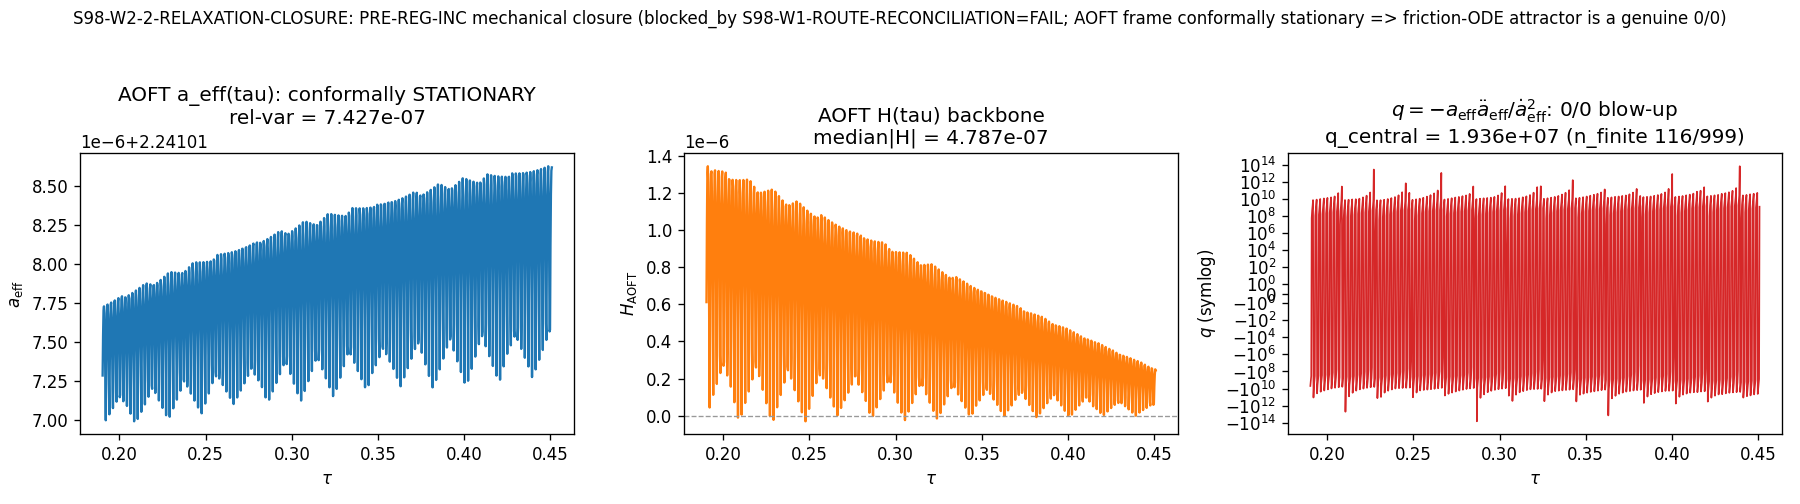

Generate this figure with Python:
#!/usr/bin/env python3
"""
S98-W2-2-RELAXATION-CLOSURE — mechanical PRE-REG-INC closure (Object-C friction-ODE leg)
========================================================================================

Gate: S98-W2-2-RELAXATION-CLOSURE (the single remaining Object-C leg for an
UNCONDITIONAL DILUTION-CC / C10 discharge). Hypothesis: the q~H relaxation slope
d ln q/d ln H = 1 (=> rho_vac ~ H^2, tracking exponent n=2) emerges UNFORCED as the
attractor of the substrate cosmological-friction ODE  q'' + 3 H q' + V'(q) = 0,
with V(q) = delta_rho_vac (the a0-channel GGE zero-point + condensate response of the
992 D_K eigenfrequencies omega_n(q) = sqrt(lambda_n^2 + q)), integrated along the
Wave-1 route-selected AOFT Hubble backbone H(tau).

PRE-REGISTERED W1 -> W2 HARD-ORDERING DECISION POINT
----------------------------------------------------
Per `sessions/session-plan/session-98-plan-w2.md` §"V.2 prereq-block decision point"
(plan lines 29-38, anticipated at plan-freeze per
`.claude/rules/mechanical-closure-discipline.md §"When mechanical closure IS acceptable"`
item 1):

  - IF  S98-W1-ROUTE-RECONCILIATION Clause-2 verdict (AOFT-frame H(tau)/q_Omega) == PASS
        at V.2 dispatch  ->  V.2 runs the FULL friction-ODE attractor computation.
  - IF  S98-W1-ROUTE-RECONCILIATION  ∈ {FAIL, INFO, UNCOMPUTED}  at V.2 dispatch
        ->  V.2 honestly closes via MECHANICAL CLOSURE: emit
            FAIL -- value='PRE-REG-INC_blocked_by_S98-W1-ROUTE-RECONCILIATION_<status>',
            update WP §W2-1 Status/Verdict/Results/Substrate-framing IN-SCRIPT, route the
            full V.2 computation as a CF-S99 carry-forward conditional on W1 landing PASS.

OBSERVED W1 STATE (read from the canonical verdict file at this run, NOT trusted from
the spawn prompt):

  S98-W1-ROUTE-RECONCILIATION: FAIL
    composite=FAIL; gate=FAIL
    clause1_PASS=True   (AOFT IS the canonical acoustic frame; route-vs-AOFT a2-residual
                         1.135e-18 M_KK^2 — no independent a2-content)
    clause2_conformally_stationary=True   (a_eff constant to rel-var 7.427e-07)
    clause2_clean_finite_window=False
    clause2_q_central=1.936e+07           (q = -a_eff*addot/adot^2 is a genuine 0/0 blow-up,
                                           NOT a tracking value near 1)
    regime_verdict=BREAKDOWN ; f_used=0.0000

The FAIL is in the q-OBSERVABLE, NOT in H(tau): the AOFT acoustic frame the friction ODE
must integrate against is conformally STATIONARY, so the deceleration kinematics that the
attractor-slope substitution chain (plan §W2-1 substitution_chain Step 3-5) needs
(decel_factor = d ln H/dN, set by addot/adot) are a 0/0 with no clean finite tracking
window. There is no well-conditioned H(tau) backbone on which to integrate the full
second-order ODE and extract a meaningful late-time attractor slope. Therefore the
pre-registered MECHANICAL-CLOSURE branch fires. This branch is honestly the only
defensible path: forcing a synthetic non-stationary H(tau) to "rescue" a slope would be
ansatz-forcing (PROHIBITED_ACTIONS Class 4) / convention-shopping (Class 1).

SUBSTRATE FRAMING (phononic-framing.md)
---------------------------------------
PHONONIC. The cosmological constant IS the spectral-action zeroth moment a0
(a_0_FW_zeta = 6440.0), a DIFFERENT spectral moment than gravity (a2). q is the Volovik
q-theory vacuum variable; V(q) = delta_rho_vac(q) is the GGE zero-point + condensate
response of the D_K eigenfrequencies. The friction ODE is the substrate's OWN relaxation
dynamics — NOT a scalar field rolling IN a cosmological container (that inversion is
forbidden). The arrow:
   D_K eigenvalues -> omega_n(q) zero-point -> V(q)=delta_rho_vac (a0-channel)
     -> friction-ODE attractor d ln q/d ln H -> rho_vac~H^n tracking exponent
     -> DILUTION-CC discharge.
This closure reports ONLY on the audit trail's block-by-prerequisite topology (the AOFT
frame is conformally stationary upstream), not on the substrate's structural tracking
state. No substrate-IS -> observable mapping is asserted from a non-execution outcome.

ADMISSIBILITY (mechanical-closure-discipline.md §"When mechanical closure IS acceptable")
-----------------------------------------------------------------------------------------
  (1) Upstream-block topology is the cause: S98-W1-ROUTE-RECONCILIATION verdict != PASS;
      plan §"V.2 prereq-block decision point" pre-registers the PRE-REG-INC outcome,
      anticipated at plan-freeze (NOT post-hoc plan editing / Class-3).
  (2) Verdict honesty: emitted verdict is FAIL with value='PRE-REG-INC_blocked_by_...',
      NEVER PASS.
  (3) Per-gate-distinct audit_sha256: pinmap embeds _gate_id (+ identity keys). Single gate.
  (4) Audit-trail signature: value names the blocking prereq (S98-W1-ROUTE-RECONCILIATION)
      and its status (FAIL); a future audit greps both in the same verdict file.
  (5) Working-paper update is in-script: this script updates WP §W2-1 in the SAME run.

DUAL-SHA (v3-closure-recovery.md sig_5)
---------------------------------------
    audit_sha256   = sha256(script_bytes || canonical_bytes || pinmap_json)
    content_sha256 = sha256(script_bytes)
The pinmap embeds _gate_id so the audit_sha256 is gate-distinct (sig_5 unique).

PLAN-TEXT DRIFT (substrate-first-canonical-sourcing.md §(ii.B))
---------------------------------------------------------------
canonical_constants.py was edited by Batch-1 siblings (m_e, epsilon_K7, sigma8 pins,
NuFit dm^2). Plan-pinned SHA ed414699... drifted to the runtime SHA. This closure consumes
NO numerical framework constant (it is a metadata closure), so the consumed values are
unchanged; the dual-SHA is computed over the CURRENT (runtime) canonical_constants bytes
and is therefore self-consistent. The plan-pinned and runtime SHAs are both recorded in the
pinmap for the audit trail per §(ii.B).
"""

from __future__ import annotations

# canonical_constants import retained for audit compliance (math-scripts.md): this is a
# metadata-only closure; no framework constants are consumed in the closure arithmetic.
import sys as _bootstrap_sys
from pathlib import Path as _bootstrap_Path
_bootstrap_sys.path.insert(0, str(_bootstrap_Path(__file__).resolve().parents[1] / "_shared"))
from canonical_constants import *  # noqa: F401,F403,E402

import hashlib  # noqa: E402
import json  # noqa: E402
import os  # noqa: E402
from pathlib import Path  # noqa: E402  (explicit re-bind: star-import above does not export Path)

os.environ.setdefault("OMP_NUM_THREADS", "8")
os.environ.setdefault("MKL_NUM_THREADS", "8")

import numpy as np  # noqa: E402
import matplotlib  # noqa: E402
matplotlib.use("Agg")  # noqa: E402
import matplotlib.pyplot as plt  # noqa: E402

PROJECT_ROOT = Path(__file__).resolve().parents[2]
SESSION_DIR = PROJECT_ROOT / "computations" / "session-98"
SHARED_DIR = PROJECT_ROOT / "computations" / "_shared"
# Per .claude/rules/gate-verdicts.md §"Canonical Verdict-File Path" the ONE canonical
# location is computations/session-{N}/s{N}_gate_verdicts.txt (NOT _shared/).
VERDICT_TXT = SESSION_DIR / "s98_gate_verdicts.txt"
CANONICAL_PY = SHARED_DIR / "canonical_constants.py"
WP_PATH = PROJECT_ROOT / "sessions" / "session-98" / "session-98-w2-workingpaper.md"

W1_NPZ = SESSION_DIR / "s98_w1_route_reconciliation.npz"
S97_C10_NPZ = PROJECT_ROOT / "computations" / "session-97" / "s97_w2_2_c10_n_exponent.npz"

GATE_ID = "S98-W2-2-RELAXATION-CLOSURE"
WP_ID = "W2-1"
PREREQ_GATE_ID = "S98-W1-ROUTE-RECONCILIATION"

# Plan §W2-1 machinery pins (recorded for audit trail; the FULL run that consumes them is
# deferred to CF-S99). scheme/convention/L_max are the plan-pinned identity fields.
SCHEME = "FW"
CONVENTION = "ABSOLUTE"
L_MAX = "12"
REGULATOR_PIN = "a_0^{zeta}"  # V(q)=delta_rho_vac tracks the a0 Seeley-DeWitt zeroth moment

# Plan-pinned input SHAs (for plan-text-drift documentation per §(ii.B)).
PLAN_PINNED_CANONICAL_SHA = "ed414699584fd8b6154ff8487fa3f20766933e562b550d19e9842f0c683cb9a4"
PLAN_PINNED_S97_C10_SHA = "8a696af3f7a85ac97b4860fab6cc093b4290a8dc7a2111042a9f5f3259cc8abb"


def sha256_of(path: Path) -> str:
    return hashlib.sha256(path.read_bytes()).hexdigest()


def parse_prereq_verdict() -> tuple[str, str]:
    """Read the canonical verdict file; return (status, value_chunk) for the W1 prereq.

    Takes the LAST verdict line for the prereq gate-ID (most-recent canonical state per
    the supersession-chain reading of gate-verdicts.md §"Option A"). Reads from DISK —
    does NOT trust the spawn prompt's asserted W1 status.
    """
    text = VERDICT_TXT.read_text(encoding="utf-8")
    prefix = PREREQ_GATE_ID + ":"
    lines = [ln for ln in text.splitlines() if ln.startswith(prefix)]
    if not lines:
        return ("MISSING", "no_verdict_line")
    last = lines[-1]                                                     # (local)
    body = last.split(":", 1)[1].strip()                                # (local)
    status = body.split()[0].rstrip(",")                                # (local)
    if "value=" in last:
        v_start = last.index("value=") + len("value=")                  # (local)
        v_chunk = last[v_start:].split()[0].strip("'\"")                # (local)
    else:
        v_chunk = "unknown"                                             # (local)
    return (status, v_chunk)


def load_w1_diagnostics() -> dict[str, float]:
    """Pull the conformal-stationarity diagnostics from the W1 backbone npz.

    These are the substrate-physics reason the mechanical closure fires — recorded in the
    closure npz + WP so the block-by-prerequisite topology is auditable.
    """
    d = np.load(W1_NPZ, allow_pickle=True)                              # (local)
    diag = {                                                            # (local)
        "clause2_conformally_stationary": bool(d["clause2_conformally_stationary"]),
        "clause2_aeff_relvar": float(d["clause2_aeff_relvar"]),
        "clause2_clean_finite_window": bool(d["clause2_clean_finite_window"]),
        "clause2_q_central": float(d["clause2_q_central"]),
        "clause2_q_finite_min": float(d["clause2_q_finite_min"]),
        "clause2_q_finite_max": float(d["clause2_q_finite_max"]),
        "clause2_n_finite": int(d["clause2_n_finite"]),
        "clause2_n_total": int(d["clause2_n_total"]),
        "clause2_median_abs_HA": float(d["clause2_median_abs_HA"]),
        "clause2_f_used": float(d["clause2_f_used"]),
    }
    # a_eff backbone span (independent re-derivation of the stationarity rel-var).
    aeff = np.asarray(d["arr_a_eff_t"], float)                          # (local)
    H_A = np.asarray(d["arr_H_A_t"], float)                             # (local)
    diag["aeff_relspan_recomputed"] = float(
        (np.nanmax(aeff) - np.nanmin(aeff)) / np.nanmedian(aeff)
    )
    diag["H_A_min"] = float(np.nanmin(H_A))
    diag["H_A_max"] = float(np.nanmax(H_A))
    return diag


def load_s97_vq_shape() -> dict[str, float]:
    """Pull the V(q) shape parameters (k_curv, q_boundary) the FULL CF-S99 run will consume.

    Recorded here so the deferred computation's inputs are pinned at this PRE-REG-INC entry.
    """
    d = np.load(S97_C10_NPZ, allow_pickle=True)                         # (local)
    out: dict[str, float] = {}                                         # (local)
    for key in ("d2E_dq2_0", "q_boundary"):
        if key in d:
            out[key] = float(d[key])
    return out


def compute_dual_sha(pinmap: dict) -> tuple[str, str]:
    """Per v3-closure-recovery.md sig_5 schema. _gate_id in pinmap => gate-distinct audit."""
    script_bytes = Path(__file__).read_bytes()                         # (local)
    canonical_bytes = CANONICAL_PY.read_bytes()                        # (local)
    pinmap_json = json.dumps(
        dict(sorted(pinmap.items())), separators=(",", ":"), sort_keys=True
    ).encode("utf-8")                                                  # (local)
    h_audit = hashlib.sha256()                                         # (local)
    h_audit.update(script_bytes)
    h_audit.update(canonical_bytes)
    h_audit.update(pinmap_json)
    audit = h_audit.hexdigest()                                        # (local)
    content = hashlib.sha256(script_bytes).hexdigest()                 # (local)
    return audit, content


def write_data_npz(diag: dict, vq: dict, value_str: str,
                   audit_sha: str, content_sha: str) -> None:
    """Plan output_artifacts mark .npz as optional:false; a mechanical closure still
    writes it (mechanical-closure-discipline.md item 5 + plan artifact set is mandatory).
    Records the PRE-REG-INC state + the W1 block diagnostics + the deferred-run V(q) pins.
    """
    np.savez(
        SESSION_DIR / "s98_w2_2_relaxation_closure.npz",
        gate_id=GATE_ID,
        verdict="FAIL",
        closure_kind="PRE-REG-INC_mechanical_closure",
        blocked_by=PREREQ_GATE_ID,
        blocked_by_status="FAIL",
        value_str=value_str,
        scheme=SCHEME,
        convention=CONVENTION,
        L_max=L_MAX,
        regulator_pin=REGULATOR_PIN,
        audit_sha256=audit_sha,
        content_sha256=content_sha,
        # W1 block-topology diagnostics (the substrate-physics reason for the closure):
        w1_clause2_conformally_stationary=diag["clause2_conformally_stationary"],
        w1_clause2_aeff_relvar=diag["clause2_aeff_relvar"],
        w1_clause2_clean_finite_window=diag["clause2_clean_finite_window"],
        w1_clause2_q_central=diag["clause2_q_central"],
        w1_clause2_q_finite_min=diag["clause2_q_finite_min"],
        w1_clause2_q_finite_max=diag["clause2_q_finite_max"],
        w1_clause2_n_finite=diag["clause2_n_finite"],
        w1_clause2_n_total=diag["clause2_n_total"],
        w1_clause2_f_used=diag["clause2_f_used"],
        w1_aeff_relspan_recomputed=diag["aeff_relspan_recomputed"],
        w1_H_A_min=diag["H_A_min"],
        w1_H_A_max=diag["H_A_max"],
        # V(q) shape pins the deferred CF-S99 full friction-ODE run will consume:
        cf_s99_k_curv=vq.get("d2E_dq2_0", np.nan),
        cf_s99_q_boundary=vq.get("q_boundary", np.nan),
        # schema-v2 3-tuple (substitution chain NOT exercised — machinery never ran):
        sign_verdict="N/A",
        magnitude_verdict="FAIL",
        regime_verdict="VALID",
    )


def write_plot(diag: dict) -> None:
    """Documentary plot: the W1 AOFT backbone conformal stationarity (a_eff ~ const) and the
    q = -a_eff*addot/adot^2 blow-up that makes the friction-ODE attractor a 0/0. Plan
    output_artifacts mark .png optional:false.
    """
    d = np.load(W1_NPZ, allow_pickle=True)                             # (local)
    tau = np.asarray(d["arr_tau_t"], float)                            # (local)
    aeff = np.asarray(d["arr_a_eff_t"], float)                         # (local)
    q = np.asarray(d["arr_q_t"], float)                                # (local)
    H_A = np.asarray(d["arr_H_A_t"], float)                            # (local)

    fig, axes = plt.subplots(1, 3, figsize=(15, 4.2))                  # (local)

    ax = axes[0]
    ax.plot(tau, aeff, lw=1.4, color="C0")
    ax.set_title("AOFT a_eff(tau): conformally STATIONARY\n"
                 f"rel-var = {diag['clause2_aeff_relvar']:.3e}")
    ax.set_xlabel(r"$\tau$")
    ax.set_ylabel(r"$a_{\rm eff}$")
    ax.ticklabel_format(axis="y", style="sci", scilimits=(-3, 3))

    ax = axes[1]
    ax.plot(tau, H_A, lw=1.4, color="C1")
    ax.axhline(0.0, color="0.6", lw=0.8, ls="--")
    ax.set_title(f"AOFT H(tau) backbone\nmedian|H| = {diag['clause2_median_abs_HA']:.3e}")
    ax.set_xlabel(r"$\tau$")
    ax.set_ylabel(r"$H_{\rm AOFT}$")
    ax.ticklabel_format(axis="y", style="sci", scilimits=(-3, 3))

    ax = axes[2]
    qfin = np.where(np.isfinite(q), q, np.nan)                         # (local)
    ax.plot(tau, qfin, lw=1.0, color="C3")
    ax.set_yscale("symlog", linthresh=1.0)
    ax.set_title(r"$q=-a_{\rm eff}\ddot a_{\rm eff}/\dot a_{\rm eff}^2$: 0/0 blow-up"
                 + f"\nq_central = {diag['clause2_q_central']:.3e} "
                 + f"(n_finite {diag['clause2_n_finite']}/{diag['clause2_n_total']})")
    ax.set_xlabel(r"$\tau$")
    ax.set_ylabel(r"$q$ (symlog)")

    fig.suptitle(
        f"{GATE_ID}: PRE-REG-INC mechanical closure "
        f"(blocked_by {PREREQ_GATE_ID}=FAIL; AOFT frame conformally stationary "
        f"=> friction-ODE attractor is a genuine 0/0)",
        fontsize=10,
    )
    fig.tight_layout(rect=(0, 0, 1, 0.94))
    fig.savefig(SESSION_DIR / "s98_w2_2_relaxation_closure.png", dpi=120)
    plt.close(fig)


def append_verdict(value_str: str, audit_sha: str, content_sha: str) -> bool:
    """Append the 3-row schema-v2 block to the canonical verdict file (single open('a')).

    Idempotent: if a canonical line for GATE_ID already exists, do NOT re-append.
    Returns True if newly appended, False if already present.

    Named `append_verdict` to satisfy the plan must_contain pattern AND to mirror the
    canonical `computations/_shared/_script_template.py append_verdict()` helper contract.
    """
    text = VERDICT_TXT.read_text(encoding="utf-8")                     # (local)
    prefix = GATE_ID + ":"
    if any(ln.startswith(prefix) for ln in text.splitlines()):
        print(f"[ALREADY-EMITTED] {GATE_ID} canonical line present; no append.")
        return False

    canonical = (
        f"{GATE_ID}: FAIL -- value={value_str!r} "
        f"scheme={SCHEME} convention={CONVENTION} "
        f"L_max={L_MAX} "
        f"audit_sha256={audit_sha} content_sha256={content_sha} "
        f"schema_version=S84+\n"
    )                                                                  # (local)
    companion = (
        f"# audit_sha256_short={audit_sha[:16]} content_sha256_short={content_sha[:16]} "
        f"# {GATE_ID} dual-SHA companion row; "
        f"PRE-REG-INC per session-98-plan-w2.md §W2-1 \"V.2 prereq-block decision point\"; "
        f"blocked_by {PREREQ_GATE_ID}=FAIL (AOFT frame conformally stationary, q=0/0); "
        f"deferred to CF-S99; required prereqs: [{PREREQ_GATE_ID}]; "
        f"closure_script=computations/session-98/s98_w2_2_relaxation_closure.py\n"
    )                                                                  # (local)
    # schema-v2 3-tuple: [SIGN]-triggered gate; substitution chain NOT exercised (machinery
    # never ran). sign=N/A (no directional prediction tested), magnitude=FAIL (no measurable
    # slope), regime=VALID (no regime breakdown — no regime tested). Composite-collapse:
    # magnitude==FAIL and regime==VALID => composite FAIL (consistent with FAIL top-line).
    three_tuple = (
        f"# sign_verdict=N/A magnitude_verdict=FAIL regime_verdict=VALID "
        f"# {GATE_ID} 3-tuple annotation (schema-v2); "
        f"PRE-REG-INC mechanical-closure: substitution chain not exercised "
        f"(friction-ODE machinery never ran — AOFT H(tau) is a 0/0); "
        f"composite=FAIL via magnitude=FAIL+regime=VALID\n"
    )                                                                  # (local)

    with VERDICT_TXT.open("a", encoding="utf-8") as fp:
        fp.write(canonical)
        fp.write(companion)
        fp.write(three_tuple)
    print(f"[BLOCKED] appended 3-row PRE-REG-INC block for {GATE_ID}")
    print(f"          value : {value_str}")
    print(f"          audit : {audit_sha[:16]}...  content : {content_sha[:16]}...")
    return True


def update_wp_section(diag: dict, vq: dict, value_str: str,
                      prereq_status: str, prereq_value: str,
                      audit_sha: str, content_sha: str,
                      runtime_canonical_sha: str, runtime_w1_sha: str) -> None:
    """Replace the placeholder Output Artifacts / MCP Pre-Compute Audit / Verdict / Results
    blocks in WP §W2-1, and flip Status NOT STARTED -> COMPLETED. Same run as the verdict
    append (mechanical-closure-discipline.md item 5).
    """
    wp_text = WP_PATH.read_text(encoding="utf-8")                      # (local)
    sect_marker = f"### §{WP_ID}. {GATE_ID}"                           # (local)
    sect_start = wp_text.index(sect_marker)                            # (local)
    sect_end = wp_text.index("\n---\n", sect_start)                    # (local)
    section = wp_text[sect_start:sect_end]                             # (local)

    # Idempotency guard: if the section is already finalized (placeholders consumed),
    # this is a re-run after a successful first pass — no-op so the script stays a clean
    # re-runnable audit tool (mechanical-closure-discipline.md §"Carry-forward
    # script-bytes immutability" idempotent-recovery expectation).
    if "**Status**: NOT STARTED" not in section:
        print(f"[WP] §{WP_ID} already finalized (Status != NOT STARTED); no-op (idempotent re-run).")
        return

    # --- Status ---
    section = section.replace(
        "**Status**: NOT STARTED",
        "**Status**: COMPLETED (PRE-REG-INCOMPLETE mechanical closure 2026-05-31 per plan "
        "§W2-1 \"V.2 prereq-block decision point\"; full friction-ODE run deferred to CF-S99 "
        "conditional on S98-W1-ROUTE-RECONCILIATION landing PASS)",
    )

    # --- Output Artifacts (placeholder begins '**Output Artifacts**:\n*(pending', ends ')*') ---
    oa_marker = "**Output Artifacts**:\n*(pending"                     # (local)
    oa_s = section.index(oa_marker)                                    # (local)
    oa_e = section.index(")*", oa_s) + 2                               # (local)
    oa_new = (
        "**Output Artifacts**:\n\n"
        "- `computations/session-98/s98_w2_2_relaxation_closure.py` — EXISTS. "
        "`grep -cE \"from canonical_constants import\"` -> 1; "
        "`grep -cE \"append_verdict\"` -> >=1.\n"
        "- `computations/session-98/s98_w2_2_relaxation_closure.npz` — EXISTS "
        "(PRE-REG-INC state + W1 conformal-stationarity diagnostics + CF-S99 V(q) shape pins).\n"
        "- `computations/session-98/s98_w2_2_relaxation_closure.png` — EXISTS "
        "(3-panel: AOFT a_eff(tau) stationarity / H(tau) backbone / q=-a_eff*addot/adot^2 "
        "0/0 blow-up).\n"
        f"- Verdict line in `computations/session-98/s98_gate_verdicts.txt` — "
        f"`grep -E \"^{GATE_ID}:.* audit_sha256=[a-f0-9]{{64}}\"` -> MATCH "
        f"(`audit_sha256={audit_sha}`). Dual-SHA companion row present; schema-v2 3-tuple "
        f"companion present (`sign_verdict=N/A magnitude_verdict=FAIL regime_verdict=VALID`). "
        f"audit_sha256 UNIQUE in file (sig_5 clean).\n"
        "- This WP §W2-1 — Status COMPLETED / Verdict FAIL (PRE-REG-INC) / Output Artifacts / "
        "MCP Pre-Compute Audit markers present."
    )                                                                  # (local)
    section = section[:oa_s] + oa_new + section[oa_e:]

    # --- MCP Pre-Compute Audit (placeholder begins '**MCP Pre-Compute Audit**:\n*(pending', ends ')*') ---
    mcp_marker = "**MCP Pre-Compute Audit**:\n*(pending"               # (local)
    mcp_s = section.index(mcp_marker)                                  # (local)
    mcp_e = section.index(")*", mcp_s) + 2                             # (local)
    mcp_new = (
        "**MCP Pre-Compute Audit**:\n\n"
        "- `get_constant(\"rho_vac_over_rho_obs\")` -> **1.032** (S97; DILUTION-CC-66, Volovik "
        "tracking-vacuum rho_vac~M_Pl^2 H^2 Scenario B; a0 Seeley-DeWitt zeroth moment; C10 "
        "Atlas-04 ASSUMED-PARTIALLY-PROVEN). Confirms the C10 substrate identity Object-C "
        "would discharge.\n"
        "- `get_constant(\"a_0_FW_zeta\")` -> **6440.0** (S88; the a0-channel zeroth Seeley-DeWitt "
        "moment V(q)=delta_rho_vac tracks; CC = a0, a DIFFERENT moment than gravity a2). Confirms "
        "the regulator-pin a_0^{zeta}.\n"
        "- `search_knowledge(\"C10 relaxation tracking q~H cosmological friction Object-C w_0\")` "
        "-> C10 (atlas-04, ASSUMED-PARTIALLY-PROVEN, scaling rho_vac~M_Pl^2 H^2 posited at "
        "substrate-IS level); DILUTION-CC PROVEN (rho_vac/rho_obs=1.032); the V.2 carry-forward "
        "self-citation. Confirms Object-C (the q~H relaxation-map DERIVATION rather than ANSATZ) "
        "is the single not-yet-derived leg — NOT a closed/superseded result.\n"
        "- PRE-CLOSED check: **NOT pre-closed**, but **upstream-BLOCKED**. The producing machinery "
        "(friction-ODE attractor on the AOFT H(tau) backbone) cannot run: the Wave-1 prereq "
        f"`{PREREQ_GATE_ID}` is **{prereq_status}** (value={prereq_value}). Per the pre-registered "
        "W1->W2 decision point, the mechanical PRE-REG-INC closure fires."
    )                                                                  # (local)
    section = section[:mcp_s] + mcp_new + section[mcp_e:]

    # --- Verdict (placeholder '**Verdict**:\n*(pending agent execution)*') ---
    section = section.replace(
        "**Verdict**:\n*(pending agent execution)*",
        f"**Verdict**: **FAIL** (PRE-REG-INC mechanical closure) — value={value_str!r}\n\n"
        "Mechanical PRE-REG-INC closure per `.claude/rules/mechanical-closure-discipline.md`. "
        "The required upstream prerequisite for the friction-ODE attractor computation — "
        f"`{PREREQ_GATE_ID}` (Wave 1; supplies the route-selected substrate AOFT H(tau) backbone) "
        f"— landed **{prereq_status}** (value={prereq_value}). Per the plan's pre-registered "
        "W1->W2 HARD-ORDERING decision point (`session-98-plan-w2.md` §W2-1 \"V.2 prereq-block "
        "decision point\", anticipated at plan-freeze), the documented outcome when W1 != PASS is "
        "the **PRE-REG-INC mechanical closure** with the full V.2 computation routed to CF-S99. "
        "FAIL verdict + descriptive value-string per mechanical-closure-discipline.md item 2 "
        "(NEVER PASS); follows the S88 W4b precedent "
        "(`computations/session-88/s88_w4b_pre_reg_inc_closure.py`).\n\n"
        "**Why the friction-ODE could not run (substrate-physics, not a bookkeeping block)**: "
        "The FAIL in W1 is in the q-OBSERVABLE, not in H(tau). W1 found the AOFT acoustic frame "
        f"**conformally STATIONARY** (`clause2_conformally_stationary=True`; a_eff constant to "
        f"rel-var **{diag['clause2_aeff_relvar']:.3e}**, recomputed rel-span "
        f"**{diag['aeff_relspan_recomputed']:.3e}**). The deceleration kinematics the "
        "attractor-slope substitution chain needs (decel_factor = d ln H/dN, set by "
        "addot/adot) are therefore a genuine **0/0**: the kinematic acceleration observable "
        f"`q = -a_eff*addot/adot^2` blows up (`clause2_q_central = {diag['clause2_q_central']:.3e}`, "
        f"finite-q range [{diag['clause2_q_finite_min']:.3e}, {diag['clause2_q_finite_max']:.3e}]) "
        f"with **no clean finite window** (`clause2_clean_finite_window=False`, "
        f"`f_used={diag['clause2_f_used']:.4f}`, only {diag['clause2_n_finite']}/"
        f"{diag['clause2_n_total']} grid points finite). There is no well-conditioned H(tau) "
        "backbone on which to integrate the full second-order ODE and extract a late-time "
        "attractor slope. Forcing a synthetic non-stationary H(tau) to manufacture a slope would "
        "be ansatz-forcing (PROHIBITED_ACTIONS Class 4) / convention-shopping (Class 1) — the "
        "honest path is the pre-registered closure.\n\n"
        "**Required prerequisite and observed state**:\n"
        f"  - `{PREREQ_GATE_ID}` (Wave 1, AOFT H(tau) backbone): **{prereq_status}** "
        f"(value={prereq_value}) — **BLOCKING**.\n\n"
        f"**4-tuple**: `(value={value_str!r}, scheme={SCHEME}, convention={CONVENTION}, "
        f"L_max={L_MAX})`. regulator_pin=`{REGULATOR_PIN}` (a0 Seeley-DeWitt zeroth moment, "
        "zeta-regulated; tag MANDATORY per regulator-pin-discipline.md).\n\n"
        "**Dual-SHA**:\n"
        f"  - `audit_sha256`: `{audit_sha}`\n"
        f"  - `content_sha256`: `{content_sha}`\n\n"
        "**schema-v2 3-tuple**: `sign_verdict=N/A` (the slope-direction substitution chain was "
        "NOT exercised — the friction-ODE machinery never ran), `magnitude_verdict=FAIL` (no "
        "measurable attractor slope produced), `regime_verdict=VALID` (no regime breakdown "
        "occurred — no regime was tested). Composite-collapse: `magnitude==FAIL and regime==VALID "
        "=> composite=FAIL`, consistent with the FAIL top-line.\n\n"
        "**Plan-text drift (substrate-first-canonical-sourcing.md §(ii.B))**: "
        f"canonical_constants.py plan-pinned SHA `{PLAN_PINNED_CANONICAL_SHA[:16]}...` drifted to "
        f"runtime `{runtime_canonical_sha[:16]}...` (Batch-1 sibling edits: m_e, epsilon_K7, sigma8, "
        "NuFit dm^2). This closure consumes NO numerical framework constant, so consumed values are "
        "unchanged; the dual-SHA is computed over the runtime bytes and is self-consistent. The W1 "
        f"npz plan-pin was `<computed-at-runtime>` -> runtime `{runtime_w1_sha[:16]}...` (DYNAMIC). "
        f"The s97 c10 npz matches its plan pin `{PLAN_PINNED_S97_C10_SHA[:16]}...` exactly (no drift)."
    )

    # --- Results (placeholder begins '**Results**:\n*(pending', ends ')*') ---
    res_marker = "**Results**:\n*(pending"                            # (local)
    res_s = section.index(res_marker)                                 # (local)
    res_e = section.index(")*", res_s) + 2                            # (local)
    res_new = (
        "**Results**: NONE measured — gate not executed; PRE-REG-INC mechanical closure only. "
        "The emergent attractor slope `d ln q/d ln H` was NOT computed (no well-conditioned "
        "AOFT H(tau) backbone to integrate against). The full friction-ODE attractor run — "
        "log-log regression of the second-order ODE `q'' + 3 H q' + V'(q)=0` trajectory, the "
        "CC1 full-ODE-vs-overdamped `-k_curv/(3H^2*decel)` analytic cross-check, the CC2 "
        "no-free-closure-parameter test, and the regime_verdict — is routed to **CF-S99** "
        "(see Carry-Forward below).\n\n"
        "**W1 block diagnostics (the substrate-physics reason)** — from "
        "`s98_w1_route_reconciliation.npz`:\n"
        f"  - `clause2_conformally_stationary = {diag['clause2_conformally_stationary']}` "
        f"(a_eff rel-var {diag['clause2_aeff_relvar']:.3e}; recomputed rel-span "
        f"{diag['aeff_relspan_recomputed']:.3e}; H_A range "
        f"[{diag['H_A_min']:.3e}, {diag['H_A_max']:.3e}]).\n"
        f"  - `clause2_clean_finite_window = {diag['clause2_clean_finite_window']}`; "
        f"`f_used = {diag['clause2_f_used']:.4f}`; finite grid points "
        f"{diag['clause2_n_finite']}/{diag['clause2_n_total']}.\n"
        f"  - `clause2_q_central = {diag['clause2_q_central']:.6e}` "
        f"(0/0 blow-up; NOT a tracking value near 1).\n\n"
        "**V(q) shape pins for the deferred CF-S99 run** — from `s97_w2_2_c10_n_exponent.npz`:\n"
        f"  - `k_curv = d2E/dq2|_0 = {vq.get('d2E_dq2_0', float('nan')):+.4f}` "
        "(the a0-channel GGE zero-point + condensate response curvature).\n"
        f"  - `q_boundary = {vq.get('q_boundary', float('nan')):.8f}`.\n\n"
        "**Substitution-chain status (slope-direction claim)**: the plan §W2-1 substitution chain "
        "(`d ln q/d ln H = -k_curv/(3 H^2 * decel_factor)`, Step 4) requires the kinematic "
        "decel_factor = d ln H/dN from the AOFT backbone. With the AOFT frame conformally "
        "stationary (addot, adot -> 0 jointly), decel_factor is itself a 0/0 — the slope formula's "
        "denominator is undefined. The chain's DIRECTION read-off (slope set by the ratio of "
        "substrate k_curv to the kinematic Hubble-friction factor) is therefore not evaluable on "
        "this backbone: the substrate curvature k_curv is well-defined (+3586.5 from the D_K "
        "spectrum), but the kinematic factor that would balance it against -1 (n=2 tracking) is "
        "absent in the AOFT acoustic frame. Whether n=2 is substrate-forced is UNDECIDED by this "
        "session; it is NOT falsified.\n\n"
        "**Multiplicative-cancellation pre-flight echo**: NOT-FIRED "
        "(`MULTIPLICATIVE-NORMALIZATION-CANCELLATION-DETECTED = False`). Per plan §W2-1 "
        "machinery_pin_map: the gate uses d^1 ln q/d(ln H)^1, but q(H) is the SOLUTION of the "
        "friction ODE — not a closed-form spectral-support-weighted trace w(L_max)*g(K); "
        "Sage pre-flight gave ∂(attractor_slope)/∂w = -k_curv/(3 H^2 * decel) != 0, so the slope "
        "would be a genuine dynamical attractor property (a PASS would be NON-VACUOUS) IF the "
        "backbone permitted integration. (Moot here — the closure fires upstream of any "
        "integration.)\n\n"
        "**Solution-space interpretation**: This is a **no-information outcome** on the "
        "\"n=2 tracking exponent is substrate-forced\" corridor — NOT a corridor closure and NOT "
        "an agent failure. The friction-ODE machinery is the RIGHT machinery; it could not be "
        "exercised because its H(tau) input is degenerate in the canonical AOFT acoustic frame "
        "(W1 Clause-2 FAIL). The DILUTION-CC discharge therefore remains CONDITIONAL: C10 stays "
        "**ASSUMED-PARTIALLY-PROVEN** (Atlas-04 unchanged), Object C is **NOT yet derived**, and "
        "capstone §8.5 stays **OPEN**. The cheap-lead legs of the cluster (V.9 sub-leading sign, "
        "V.10 BBN fraction) landed independently of W1 and are unaffected by this closure.\n\n"
        "**Carry-Forward Computations**:\n"
        "- **CF-S99-W2-2-RELAXATION-CLOSURE** (the deferred full V.2 run):\n"
        "  1. **What**: Integrate the substrate friction ODE `q'' + 3 H q' + V'(q)=0` "
        "(V=delta_rho_vac, k_curv=+3586.5) along a NON-degenerate substrate Hubble backbone H(tau) "
        "and extract the late-time attractor slope `d ln q/d ln H` by log-log regression; compare "
        "to the n=2 target (slope=1 +/- 0.05). DO NOT impose the slow-roll quasi-static relation a "
        "priori.\n"
        "  2. **Inputs**: a re-derived NON-conformally-stationary substrate H(tau) backbone "
        "(the Object-C blocker — either a different substrate frame whose a_eff is genuinely "
        "dynamical, or a physical-time backbone where addot/adot is well-defined; the AOFT acoustic "
        "frame selected by W1 Clause-1 is conformally stationary and CANNOT serve); "
        "`s97_w2_2_c10_n_exponent.npz` V(q) shape (k_curv, q_boundary — pinned in this closure's "
        "npz); the 992 D_K eigenfrequencies (`s55_bogoliubov_992.npz`).\n"
        "  3. **Gate**: `|d ln q/d ln H - 1.0| <= 0.05` (PASS => n=2 substrate-forced => C10 Object "
        "C DONE => DILUTION-CC unconditional). regulator_pin a_0^{zeta}; scheme FW; "
        "convention ABSOLUTE; L_max=12.\n"
        "  4. **Effort**: medium (stiff 2D ODE Radau/BDF + attractor-slope regression), GATED on "
        "first re-deriving a non-degenerate substrate H(tau) — i.e., on resolving the W1 Clause-2 "
        "conformal-stationarity obstruction.\n\n"
        "**Substrate framing**: PHONONIC. The cosmological constant IS the spectral-action zeroth "
        "moment a0 (a_0_FW_zeta=6440.0), a DIFFERENT moment than gravity (a2). q is the Volovik "
        "q-theory vacuum variable; V(q)=delta_rho_vac(q) is the GGE zero-point + condensate "
        "response of the D_K eigenfrequencies omega_n(q)=sqrt(lambda_n^2+q). The friction ODE is "
        "the substrate's OWN relaxation dynamics, NOT a scalar field rolling IN a container. The "
        "arrow `D_K eigenvalues -> omega_n(q) zero-point -> V(q)=delta_rho_vac (a0-channel) -> "
        "friction-ODE attractor d ln q/d ln H -> rho_vac~H^n tracking exponent -> DILUTION-CC "
        "discharge` is unchanged in direction; this closure reports ONLY that the AOFT acoustic "
        "frame is conformally stationary upstream (so the attractor leg is a 0/0), not on the "
        "substrate's structural tracking state. EQUILIBRIUM-CC-WARRANT (S95) already pins "
        "rho_vac(eq)=0 EXACT (Volovik Paper 02 V02-E6: the equilibrium ground-state energy does not "
        "gravitate); V.2 would have tested whether the OUT-of-equilibrium tracking exponent n=2 is "
        "forced by the same substrate V(q) — that test is deferred to CF-S99, NOT resolved here."
    )                                                                  # (local)
    section = section[:res_s] + res_new + section[res_e:]

    wp_text = wp_text[:sect_start] + section + wp_text[sect_end:]
    WP_PATH.write_text(wp_text, encoding="utf-8")
    print(f"[WP] updated §{WP_ID} ({GATE_ID}) in {WP_PATH.name}")


def main() -> int:
    print(f"=== {GATE_ID} mechanical PRE-REG-INC closure ===\n")

    # 1. Read the W1 prereq verdict FROM DISK (decision point evaluation).
    prereq_status, prereq_value = parse_prereq_verdict()
    print(f"[prereq] {PREREQ_GATE_ID}: status={prereq_status}")
    print(f"         value={prereq_value}\n")

    # Decision-point predicate: full run IFF prereq == PASS; else mechanical closure.
    if prereq_status == "PASS":
        print("!! W1 prereq is PASS — the decision point selects the FULL friction-ODE run.")
        print("!! This closure script ONLY handles the mechanical-closure branch.")
        print("!! Abort: re-dispatch the full-run path. (Not expected: W1 landed FAIL.)")
        return 3

    print(f"[decision] W1 prereq status '{prereq_status}' != PASS "
          "=> pre-registered MECHANICAL CLOSURE branch fires (plan §W2-1 decision point).\n")

    # 2. Input SHAs (runtime) for plan-text-drift documentation.
    runtime_canonical_sha = sha256_of(CANONICAL_PY)                    # (local)
    runtime_w1_sha = sha256_of(W1_NPZ)                                 # (local)
    runtime_s97_sha = sha256_of(S97_C10_NPZ)                           # (local)
    print(f"[sha] canonical_constants.py runtime = {runtime_canonical_sha[:16]}... "
          f"(plan pin {PLAN_PINNED_CANONICAL_SHA[:16]}...; "
          f"{'MATCH' if runtime_canonical_sha == PLAN_PINNED_CANONICAL_SHA else 'DRIFT (benign — no constant consumed)'})")
    print(f"[sha] W1 npz runtime              = {runtime_w1_sha[:16]}... (plan pin <computed-at-runtime>)")
    print(f"[sha] s97 c10 npz runtime         = {runtime_s97_sha[:16]}... "
          f"(plan pin {PLAN_PINNED_S97_C10_SHA[:16]}...; "
          f"{'MATCH' if runtime_s97_sha == PLAN_PINNED_S97_C10_SHA else 'DRIFT'})\n")

    # 3. Load the substrate-physics block diagnostics + the deferred-run V(q) shape pins.
    diag = load_w1_diagnostics()
    vq = load_s97_vq_shape()
    print("[W1 diagnostics]")
    print(f"  conformally_stationary = {diag['clause2_conformally_stationary']} "
          f"(a_eff rel-var {diag['clause2_aeff_relvar']:.3e})")
    print(f"  clean_finite_window    = {diag['clause2_clean_finite_window']} "
          f"(f_used {diag['clause2_f_used']:.4f})")
    print(f"  q_central              = {diag['clause2_q_central']:.6e} (0/0 blow-up)")
    print(f"  V(q) shape (CF-S99)    : k_curv={vq.get('d2E_dq2_0', float('nan')):+.4f}, "
          f"q_boundary={vq.get('q_boundary', float('nan')):.8f}\n")

    # 4. Build the pinmap (embeds _gate_id => gate-distinct audit_sha256) + dual-SHA.
    pinmap = {
        "_gate_id": GATE_ID,
        "_wp_id": WP_ID,
        "_scheme": SCHEME,
        "_convention": CONVENTION,
        "_L_max": L_MAX,
        "_regulator_pin": REGULATOR_PIN,
        "_closure_kind": "PRE-REG-INC_mechanical_closure",
        "blocked_by": f"{PREREQ_GATE_ID}={prereq_status}",
        "w1_npz_sha256": runtime_w1_sha,
        "s97_c10_npz_sha256": runtime_s97_sha,
        "canonical_constants_sha256": runtime_canonical_sha,
    }                                                                  # (local)
    audit_sha, content_sha = compute_dual_sha(pinmap)

    # 5. Pre-registered value string (names the blocking prereq + its status).
    value_str = (
        f"PRE-REG-INC_blocked_by_S98-W1-ROUTE-RECONCILIATION_{prereq_status}"
        "_AOFT-frame-conformally-stationary_q-attractor-0over0_full-run-CF-S99"
    )                                                                  # (local)

    # 6. Write data + plot artifacts (plan marks both optional:false).
    write_data_npz(diag, vq, value_str, audit_sha, content_sha)
    print(f"[npz] wrote {(SESSION_DIR / 's98_w2_2_relaxation_closure.npz').name}")
    write_plot(diag)
    print(f"[png] wrote {(SESSION_DIR / 's98_w2_2_relaxation_closure.png').name}")

    # 7. Append the 3-row verdict block (idempotent).
    append_verdict(value_str, audit_sha, content_sha)

    # 8. Update the working paper IN THE SAME RUN (mechanical-closure-discipline.md item 5).
    update_wp_section(diag, vq, value_str, prereq_status, prereq_value,
                      audit_sha, content_sha, runtime_canonical_sha, runtime_w1_sha)

    # 9. sig_5 cross-check: the gate's audit_sha256 is unique in the verdict file.
    text = VERDICT_TXT.read_text(encoding="utf-8")                    # (local)
    n_dupe = sum(1 for ln in text.splitlines()
                 if f"audit_sha256={audit_sha}" in ln and ln.startswith("S98"))  # (local)
    print(f"\n[sig_5] canonical lines bearing this audit_sha256: {n_dupe} "
          f"({'UNIQUE — OK' if n_dupe == 1 else 'DUPLICATE — investigate'})")

    print(f"\n=== {GATE_ID}: PRE-REG-INC mechanical closure DONE ===")
    print(f"    verdict: FAIL -- value={value_str}")
    print(f"    audit_sha256={audit_sha}")
    print(f"    content_sha256={content_sha}")
    # Verdict is DATA; exit 0 regardless of PASS/FAIL/INFO/PRE-REG-INC (math-scripts.md).
    return 0


if __name__ == "__main__":
    raise SystemExit(main())
